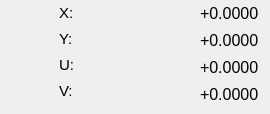
      <widget class="QWidget" name="part_coordinate_4">
       <attribute name="title">
        <string>工件坐标</string>
       </attribute>
       <widget class="QLabel" name="label_195">
        <property name="geometry">
         <rect>
          <x>200</x>
          <y>3</y>
          <width>61</width>
          <height>21</height>
         </rect>
        </property>
        <property name="text">
         <string>&lt;html&gt;&lt;head/&gt;&lt;body&gt;&lt;p&gt;&lt;span style=&quot; font-size:12pt;&quot;&gt;+0.0000&lt;/span&gt;&lt;/p&gt;&lt;/body&gt;&lt;/html&gt;</string>
        </property>
       </widget>
       <widget class="QLabel" name="label_196">
        <property name="geometry">
         <rect>
          <x>59</x>
          <y>29</y>
          <width>16</width>
          <height>20</height>
         </rect>
        </property>
        <property name="text">
         <string>&lt;html&gt;&lt;head/&gt;&lt;body&gt;&lt;p&gt;&lt;span style=&quot; font-size:11pt; color:#000000;&quot;&gt;Y:&lt;/span&gt;&lt;/p&gt;&lt;/body&gt;&lt;/html&gt;</string>
        </property>
       </widget>
       <widget class="QLabel" name="label_197">
        <property name="geometry">
         <rect>
          <x>59</x>
          <y>55</y>
          <width>16</width>
          <height>20</height>
         </rect>
        </property>
        <property name="text">
         <string>&lt;html&gt;&lt;head/&gt;&lt;body&gt;&lt;p&gt;&lt;span style=&quot; font-size:11pt; color:#000000;&quot;&gt;U:&lt;/span&gt;&lt;/p&gt;&lt;/body&gt;&lt;/html&gt;</string>
        </property>
       </widget>
       <widget class="QLabel" name="label_198">
        <property name="geometry">
         <rect>
          <x>200</x>
          <y>57</y>
          <width>61</width>
          <height>21</height>
         </rect>
        </property>
        <property name="text">
         <string>&lt;html&gt;&lt;head/&gt;&lt;body&gt;&lt;p&gt;&lt;span style=&quot; font-size:12pt;&quot;&gt;+0.0000&lt;/span&gt;&lt;/p&gt;&lt;/body&gt;&lt;/html&gt;</string>
        </property>
       </widget>
       <widget class="QLabel" name="label_199">
        <property name="geometry">
         <rect>
          <x>59</x>
          <y>3</y>
          <width>16</width>
          <height>20</height>
         </rect>
        </property>
        <property name="text">
         <string>&lt;html&gt;&lt;head/&gt;&lt;body&gt;&lt;p&gt;&lt;span style=&quot; font-size:11pt; color:#000000;&quot;&gt;X:&lt;/span&gt;&lt;/p&gt;&lt;/body&gt;&lt;/html&gt;</string>
        </property>
       </widget>
       <widget class="QLabel" name="label_200">
        <property name="geometry">
         <rect>
          <x>59</x>
          <y>81</y>
          <width>16</width>
          <height>20</height>
         </rect>
        </property>
        <property name="text">
         <string>&lt;html&gt;&lt;head/&gt;&lt;body&gt;&lt;p&gt;&lt;span style=&quot; font-size:11pt; color:#000000;&quot;&gt;V:&lt;/span&gt;&lt;/p&gt;&lt;/body&gt;&lt;/html&gt;</string>
        </property>
       </widget>
       <widget class="QLabel" name="label_201">
        <property name="geometry">
         <rect>
          <x>200</x>
          <y>84</y>
          <width>61</width>
          <height>21</height>
         </rect>
        </property>
        <property name="text">
         <string>&lt;html&gt;&lt;head/&gt;&lt;body&gt;&lt;p&gt;&lt;span style=&quot; font-size:12pt;&quot;&gt;+0.0000&lt;/span&gt;&lt;/p&gt;&lt;/body&gt;&lt;/html&gt;</string>
        </property>
       </widget>
       <widget class="QLabel" name="label_202">
        <property name="geometry">
         <rect>
          <x>200</x>
          <y>30</y>
          <width>61</width>
          <height>21</height>
         </rect>
        </property>
        <property name="text">
         <string>&lt;html&gt;&lt;head/&gt;&lt;body&gt;&lt;p&gt;&lt;span style=&quot; font-size:12pt;&quot;&gt;+0.0000&lt;/span&gt;&lt;/p&gt;&lt;/body&gt;&lt;/html&gt;</string>
        </property>
       </widget>
      </widget>
